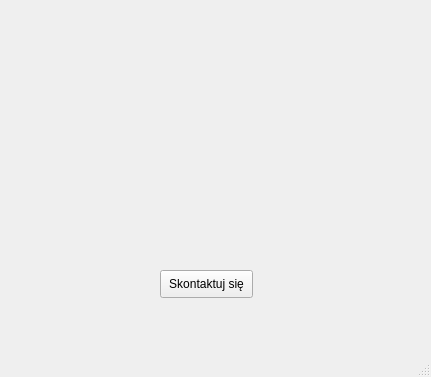
<?xml version="1.0" encoding="UTF-8"?>
<ui version="4.0">
 <class>request</class>
 <widget class="QMainWindow" name="request">
  <property name="geometry">
   <rect>
    <x>0</x>
    <y>0</y>
    <width>431</width>
    <height>377</height>
   </rect>
  </property>
  <property name="windowTitle">
   <string>MainWindow</string>
  </property>
  <widget class="QWidget" name="centralwidget">
   <widget class="QLabel" name="requestLabel">
    <property name="geometry">
     <rect>
      <x>130</x>
      <y>50</y>
      <width>171</width>
      <height>181</height>
     </rect>
    </property>
    <property name="text">
     <string/>
    </property>
   </widget>
   <widget class="QPushButton" name="helpButton">
    <property name="geometry">
     <rect>
      <x>160</x>
      <y>270</y>
      <width>93</width>
      <height>28</height>
     </rect>
    </property>
    <property name="text">
     <string>Skontaktuj się</string>
    </property>
   </widget>
  </widget>
  <widget class="QMenuBar" name="menubar">
   <property name="geometry">
    <rect>
     <x>0</x>
     <y>0</y>
     <width>431</width>
     <height>26</height>
    </rect>
   </property>
  </widget>
  <widget class="QStatusBar" name="statusbar"/>
 </widget>
 <resources/>
 <connections/>
</ui>
